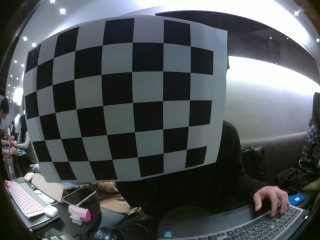
#> input picture output1.jpg, 320 x 240 px
$ python detect_.py
#> lines starting #> are read from the running program, lines starting #| are printed output that depends on the picture; after the words box and inside, x2 and y2 are one past the last pixel; in counts of white or black regions, pixels touching at a corner belong together
import numpy as np
import cv2
from matplotlib import pyplot as plt

face_cascade = cv2.CascadeClassifier('./cascade.xml')
print(face_cascade)
img = cv2.imread('./output1.jpg')
#> img is the input picture: shape (240, 320, 3); mean B, G, R 86.6, 85.1, 79.6

gray = cv2.cvtColor(img, cv2.COLOR_BGR2GRAY)
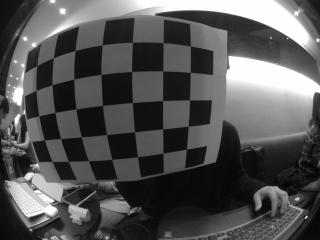
#> gray: shape (240, 320); min 5, max 255, mean 83.6

objs = face_cascade.detectMultiScale(gray, 1.3, 5)
#> objs = ()
print(objs)

for (x,y,w,h) in objs:
    cv2.rectangle(img,(x,y),(x+w,y+h),(255,0,0),2)
#> this loop made 0 passes

cv2.imshow('img',img)
cv2.waitKey(0)
cv2.destroyAllWindows()


$ run again, with output2.jpg copied over output1.jpg
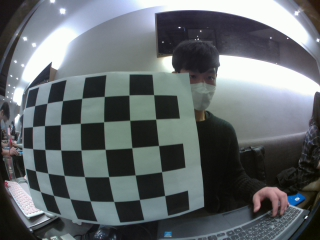
#> input picture output2.jpg, 320 x 240 px
#> img is the input picture: shape (240, 320, 3); mean B, G, R 107.5, 104.6, 98.4
#> `gray = cv2.cvtColor(img, cv2.COLOR_BGR2GRAY)`:
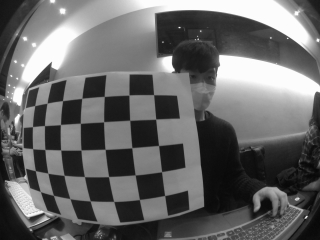
#> gray: shape (240, 320); min 7, max 253, mean 103.1
#> objs = ()

$ run again, with output3.jpg copied over output1.jpg
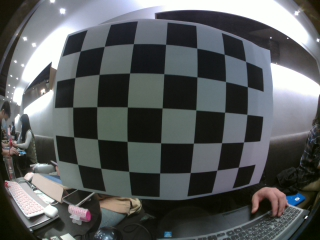
#> input picture output3.jpg, 320 x 240 px
#> img is the input picture: shape (240, 320, 3); mean B, G, R 91.7, 91.2, 88
#> `gray = cv2.cvtColor(img, cv2.COLOR_BGR2GRAY)`:
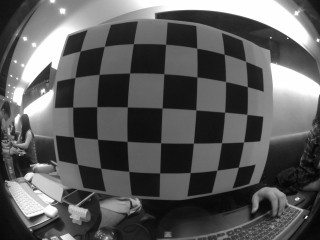
#> gray: shape (240, 320); min 4, max 255, mean 90.3
#> objs = ()

$ run again, with output4.jpg copied over output1.jpg
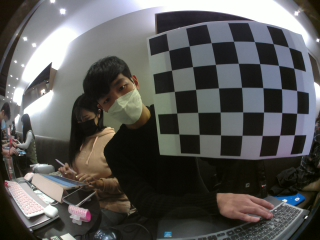
#> input picture output4.jpg, 320 x 240 px
#> img is the input picture: shape (240, 320, 3); mean B, G, R 85.5, 87.4, 88.2
#> `gray = cv2.cvtColor(img, cv2.COLOR_BGR2GRAY)`:
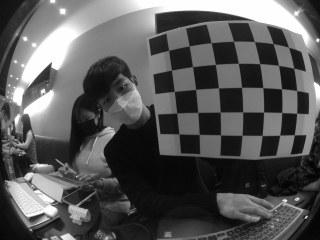
#> gray: shape (240, 320); min 3, max 255, mean 87.4
#> objs = [[8, 30, 100, 100]]
#| [[  8  30 100 100]]
#> the loop `for (x,y,w,h) in objs:` made 1 pass
#> after the loop `for (x,y,w,h) in objs:`:
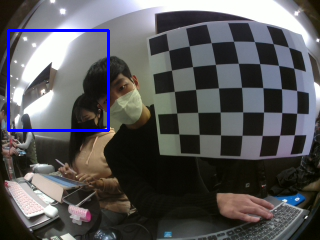
#> img: shape (240, 320, 3); 1.56% of pixels changed, all inside (x1, y1, x2, y2) = (7, 29, 110, 132)
